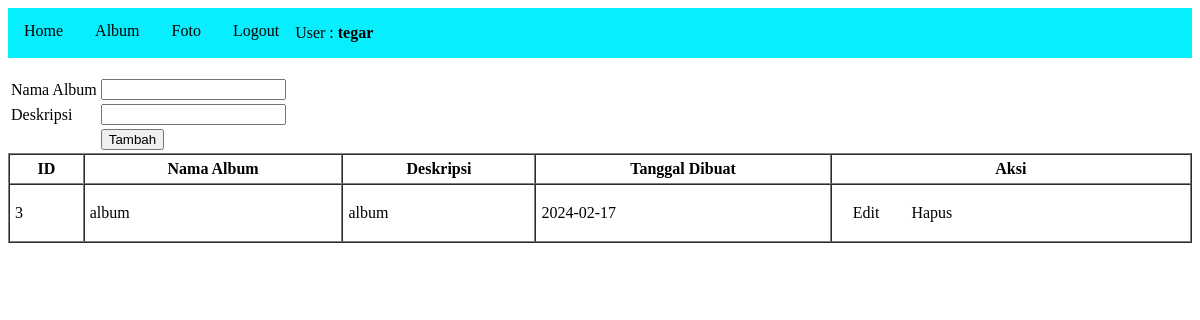
Screenshot of /album.php (signed in) with the database file from the repository.
### tables this page shows
CREATE TABLE `album` (
  `AlbumID` int(11) NOT NULL,
  `NamaAlbum` varchar(255) NOT NULL,
  `Deskripsi` text NOT NULL,
  `TanggalDibuat` date NOT NULL,
  `UserID` int(11) NOT NULL
);

### album.php (the view, shortened to what this page needs)
<!DOCTYPE html>
<html lang="en">
<head>
    <link rel="stylesheet" href="style.css">
</head>
<body>
    <nav>
        <a href="index.php">Home</a>
       <a href="album.php">Album</a>
       <a href="foto.php">Foto</a>
       <a href="logout.php">Logout</a>
       <p>User : <b><?=$_SESSION['NamaLengkap'];?></b></p>
    </nav>
    <br>
    <form action="tambah-album.php" method="post">
        <table>
            <tr>
                <td>Nama Album</td>
                <td><input type="text" name="NamaAlbum" required></td>
            </tr>
            <tr>
                <td>Deskripsi</td>
                <td><input type="text" name="Deskripsi" required></td>
            </tr>
            <td></td>
            <td><input type="submit" value="Tambah"></td>
        </table>
    </form>
    <table width="100%" border="1" cellpadding="5" cellspacing="0">
        <tr>
            <th>ID</th>
            <th>Nama Album</th>
            <th>Deskripsi</th>
            <th>Tanggal Dibuat</th>
            <th>Aksi</th>
            <?php
            include "koneksi.php";
            $UserID=$_SESSION['UserID'];
            $sql=mysqli_query($conn, "SELECT * FROM album WHERE UserID='$UserID'");
            while($data=mysqli_fetch_array($sql)){
                ?>
                <tr>
                    <td><?=$data['AlbumID']?></td>
                    <td><?=$data['NamaAlbum']?></td>
                    <td><?=$data['Deskripsi']?></td>
                    <td><?=$data['TanggalDibuat']?></td>
                    <td>
                        <a href="edit-album.php?AlbumID=<?=$data['AlbumID']?>">Edit</a>
                        <a href="hapus-album.php?AlbumID=<?=$data['AlbumID']?>">Hapus</a>
                    </td>
                </tr>
                <?php
            }
            ?>
        </tr>
    </table>
</body>
</html>

### style.css (style rules this page uses)
nav { margin: 0; padding: 0; overflow: hidden; background-color: rgb(7, 238, 255) ; }
a { color: black; float: left; display: block; text-align: center; padding: 14px 16px; text-decoration: none; }

### rows the page displays
album: AlbumID "3", NamaAlbum "album", Deskripsi "album", TanggalDibuat "2024-02-17"

### other values shown
$_SESSION['NamaLengkap'] "tegar"
